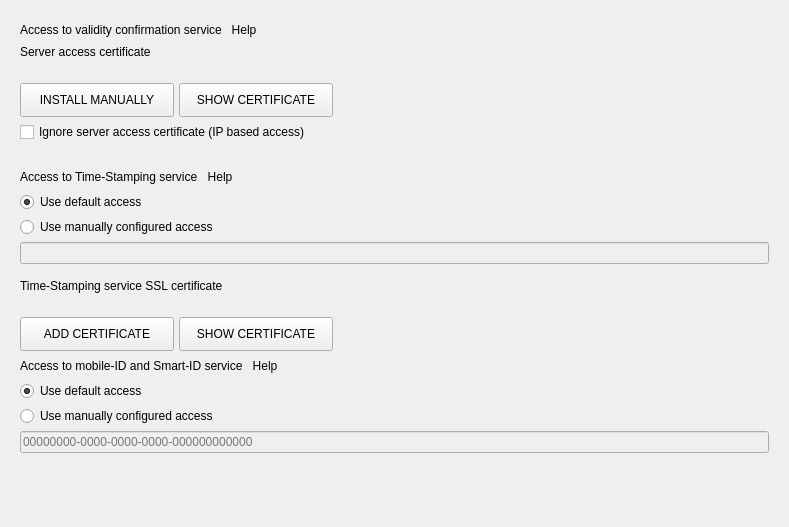
      <widget class="QWidget" name="pageServices">
       <property name="geometry">
        <rect>
         <x>0</x>
         <y>0</y>
         <width>789</width>
         <height>527</height>
        </rect>
       </property>
       <property name="styleSheet">
        <string notr="true">QToolButton { border: none; }
 QPushButton {
     padding: 1px;
     text-align: middle;
     min-height: 30px;
     min-width: 150px;
 }</string>
       </property>
       <layout class="QVBoxLayout" name="pageServicesLayout">
        <property name="spacing">
         <number>5</number>
        </property>
        <property name="leftMargin">
         <number>20</number>
        </property>
        <property name="topMargin">
         <number>20</number>
        </property>
        <property name="rightMargin">
         <number>20</number>
        </property>
        <property name="bottomMargin">
         <number>20</number>
        </property>
        <item>
         <layout class="QHBoxLayout" name="accessCertLayout">
          <item>
           <widget class="QLabel" name="lblRevocation">
            <property name="focusPolicy">
             <enum>Qt::TabFocus</enum>
            </property>
            <property name="text">
             <string>Access to validity confirmation service</string>
            </property>
           </widget>
          </item>
          <item>
           <widget class="QToolButton" name="helpRevocation">
            <property name="cursor">
             <cursorShape>PointingHandCursor</cursorShape>
            </property>
            <property name="text">
             <string>Help</string>
            </property>
            <property name="icon">
             <iconset>
              <normalon>:/images/icon_Abi.svg</normalon>
              <selectedon>:/images/icon_Abi_hover.svg</selectedon>
             </iconset>
            </property>
            <property name="iconSize">
             <size>
              <width>20</width>
              <height>20</height>
             </size>
            </property>
           </widget>
          </item>
          <item>
           <spacer name="helpRevocationSpacer">
            <property name="orientation">
             <enum>Qt::Horizontal</enum>
            </property>
            <property name="sizeHint" stdset="0">
             <size>
              <width>40</width>
              <height>20</height>
             </size>
            </property>
           </spacer>
          </item>
         </layout>
        </item>
        <item>
         <widget class="QLabel" name="lblAccessCert">
          <property name="focusPolicy">
           <enum>Qt::TabFocus</enum>
          </property>
          <property name="text">
           <string>Server access certificate</string>
          </property>
         </widget>
        </item>
        <item>
         <widget class="QLabel" name="txtAccessCert">
          <property name="focusPolicy">
           <enum>Qt::TabFocus</enum>
          </property>
          <property name="alignment">
           <set>Qt::AlignLeading|Qt::AlignLeft|Qt::AlignTop</set>
          </property>
          <property name="wordWrap">
           <bool>true</bool>
          </property>
          <property name="openExternalLinks">
           <bool>true</bool>
          </property>
          <property name="textInteractionFlags">
           <set>Qt::TextBrowserInteraction</set>
          </property>
         </widget>
        </item>
        <item>
         <layout class="QHBoxLayout" name="accessCertButtonsLayout">
          <item>
           <widget class="QPushButton" name="btInstallManually">
            <property name="cursor">
             <cursorShape>PointingHandCursor</cursorShape>
            </property>
            <property name="text">
             <string>INSTALL MANUALLY</string>
            </property>
           </widget>
          </item>
          <item>
           <widget class="QPushButton" name="btShowCertificate">
            <property name="cursor">
             <cursorShape>PointingHandCursor</cursorShape>
            </property>
            <property name="text">
             <string comment="accessCert">SHOW CERTIFICATE</string>
            </property>
           </widget>
          </item>
          <item>
           <spacer name="accessCertButtonSpacer">
            <property name="orientation">
             <enum>Qt::Horizontal</enum>
            </property>
            <property name="sizeHint" stdset="0">
             <size>
              <width>40</width>
              <height>20</height>
             </size>
            </property>
           </spacer>
          </item>
         </layout>
        </item>
        <item>
         <widget class="CheckBox" name="chkIgnoreAccessCert">
          <property name="text">
           <string>Ignore server access certificate (IP based access)</string>
          </property>
         </widget>
        </item>
        <item>
         <spacer name="pageServicesSpacer">
          <property name="orientation">
           <enum>Qt::Vertical</enum>
          </property>
          <property name="sizeType">
           <enum>QSizePolicy::Preferred</enum>
          </property>
          <property name="sizeHint" stdset="0">
           <size>
            <width>20</width>
            <height>20</height>
           </size>
          </property>
         </spacer>
        </item>
        <item>
         <layout class="QHBoxLayout" name="timeStampLayout">
          <item>
           <widget class="QLabel" name="lblTimeStamp">
            <property name="focusPolicy">
             <enum>Qt::TabFocus</enum>
            </property>
            <property name="text">
             <string>Access to Time-Stamping service</string>
            </property>
            <property name="buddy">
             <cstring>txtTimeStamp</cstring>
            </property>
           </widget>
          </item>
          <item>
           <widget class="QToolButton" name="helpTimeStamp">
            <property name="cursor">
             <cursorShape>PointingHandCursor</cursorShape>
            </property>
            <property name="text">
             <string>Help</string>
            </property>
            <property name="icon">
             <iconset>
              <normalon>:/images/icon_Abi.svg</normalon>
              <selectedon>:/images/icon_Abi_hover.svg</selectedon>
             </iconset>
            </property>
            <property name="iconSize">
             <size>
              <width>20</width>
              <height>20</height>
             </size>
            </property>
           </widget>
          </item>
          <item>
           <spacer name="helpTimeStampSpacer">
            <property name="orientation">
             <enum>Qt::Horizontal</enum>
            </property>
            <property name="sizeHint" stdset="0">
             <size>
              <width>40</width>
              <height>20</height>
             </size>
            </property>
           </spacer>
          </item>
         </layout>
        </item>
        <item>
         <widget class="RadioButton" name="rdTimeStampDefault">
          <property name="text">
           <string>Use default access</string>
          </property>
          <property name="checked">
           <bool>true</bool>
          </property>
          <attribute name="buttonGroup">
           <string notr="true">rdTimeStamp</string>
          </attribute>
         </widget>
        </item>
        <item>
         <widget class="RadioButton" name="rdTimeStampCustom">
          <property name="text">
           <string>Use manually configured access</string>
          </property>
          <attribute name="buttonGroup">
           <string notr="true">rdTimeStamp</string>
          </attribute>
         </widget>
        </item>
        <item>
         <widget class="LineEdit" name="txtTimeStamp">
          <property name="enabled">
           <bool>false</bool>
          </property>
          <property name="clearButtonEnabled">
           <bool>true</bool>
          </property>
         </widget>
        </item>
        <item>
         <widget class="QWidget" name="wgtTSACert" native="true">
          <layout class="QVBoxLayout" name="wgtTSACertLayout">
           <property name="spacing">
            <number>5</number>
           </property>
           <property name="leftMargin">
            <number>0</number>
           </property>
           <property name="topMargin">
            <number>10</number>
           </property>
           <property name="rightMargin">
            <number>0</number>
           </property>
           <property name="bottomMargin">
            <number>0</number>
           </property>
           <item>
            <widget class="QLabel" name="lblTSACert">
             <property name="focusPolicy">
              <enum>Qt::TabFocus</enum>
             </property>
             <property name="text">
              <string>Time-Stamping service SSL certificate</string>
             </property>
            </widget>
           </item>
           <item>
            <widget class="CertLabel" name="txtTSACert">
             <property name="focusPolicy">
              <enum>Qt::TabFocus</enum>
             </property>
            </widget>
           </item>
           <item>
            <layout class="QHBoxLayout" name="installTSACertLayout">
             <item>
              <widget class="QPushButton" name="btInstallTSACert">
               <property name="cursor">
                <cursorShape>PointingHandCursor</cursorShape>
               </property>
               <property name="text">
                <string>ADD CERTIFICATE</string>
               </property>
              </widget>
             </item>
             <item>
              <widget class="QPushButton" name="btShowTSACert">
               <property name="cursor">
                <cursorShape>PointingHandCursor</cursorShape>
               </property>
               <property name="text">
                <string>SHOW CERTIFICATE</string>
               </property>
              </widget>
             </item>
             <item>
              <spacer name="installTSACertSpacer">
               <property name="orientation">
                <enum>Qt::Horizontal</enum>
               </property>
               <property name="sizeHint" stdset="0">
                <size>
                 <width>0</width>
                 <height>0</height>
                </size>
               </property>
              </spacer>
             </item>
            </layout>
           </item>
          </layout>
         </widget>
        </item>
        <item>
         <layout class="QHBoxLayout" name="midLayout">
          <item>
           <widget class="QLabel" name="lblMID">
            <property name="focusPolicy">
             <enum>Qt::TabFocus</enum>
            </property>
            <property name="text">
             <string>Access to mobile-ID and Smart-ID service</string>
            </property>
           </widget>
          </item>
          <item>
           <widget class="QToolButton" name="helpMID">
            <property name="cursor">
             <cursorShape>PointingHandCursor</cursorShape>
            </property>
            <property name="text">
             <string>Help</string>
            </property>
            <property name="icon">
             <iconset>
              <normalon>:/images/icon_Abi.svg</normalon>
              <selectedon>:/images/icon_Abi_hover.svg</selectedon>
             </iconset>
            </property>
            <property name="iconSize">
             <size>
              <width>20</width>
              <height>20</height>
             </size>
            </property>
           </widget>
          </item>
          <item>
           <spacer name="helpMIDSpacer">
            <property name="orientation">
             <enum>Qt::Horizontal</enum>
            </property>
            <property name="sizeHint" stdset="0">
             <size>
              <width>40</width>
              <height>20</height>
             </size>
            </property>
           </spacer>
          </item>
         </layout>
        </item>
        <item>
         <widget class="RadioButton" name="rdMIDUUIDDefault">
          <property name="text">
           <string>Use default access</string>
          </property>
          <property name="checked">
           <bool>true</bool>
          </property>
          <attribute name="buttonGroup">
           <string notr="true">rdMIDUUID</string>
          </attribute>
         </widget>
        </item>
        <item>
         <widget class="RadioButton" name="rdMIDUUIDCustom">
          <property name="text">
           <string>Use manually configured access</string>
          </property>
          <attribute name="buttonGroup">
           <string notr="true">rdMIDUUID</string>
          </attribute>
         </widget>
        </item>
        <item>
         <widget class="LineEdit" name="txtMIDUUID">
          <property name="enabled">
           <bool>false</bool>
          </property>
          <property name="echoMode">
           <enum>QLineEdit::Password</enum>
          </property>
          <property name="placeholderText">
           <string notr="true">00000000-0000-0000-0000-000000000000</string>
          </property>
          <property name="clearButtonEnabled">
           <bool>true</bool>
          </property>
         </widget>
        </item>
        <item>
         <spacer name="pageServicesBottomSpacer">
          <property name="orientation">
           <enum>Qt::Vertical</enum>
          </property>
          <property name="sizeHint" stdset="0">
           <size>
            <width>20</width>
            <height>20</height>
           </size>
          </property>
         </spacer>
        </item>
       </layout>
      </widget>
